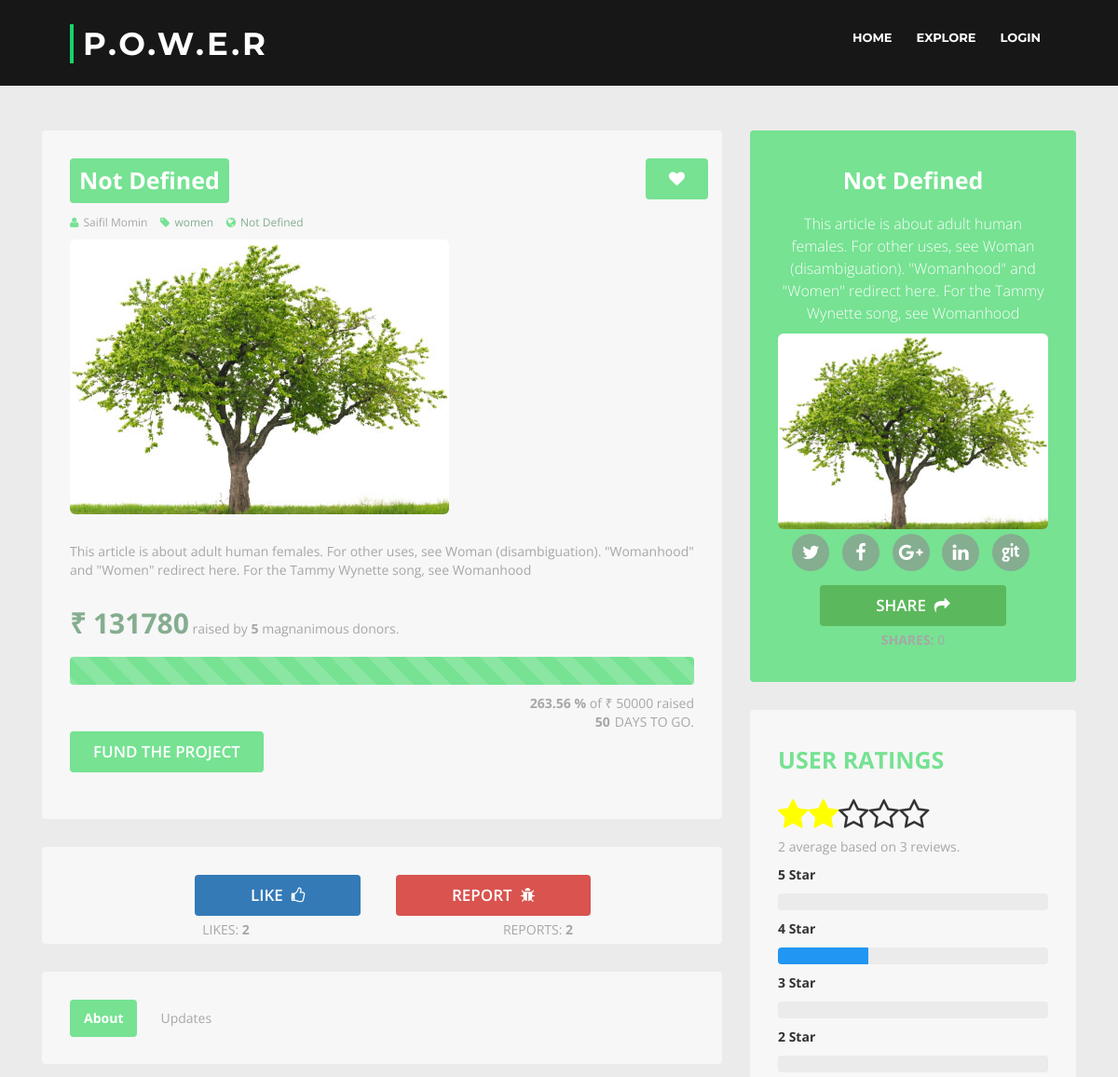
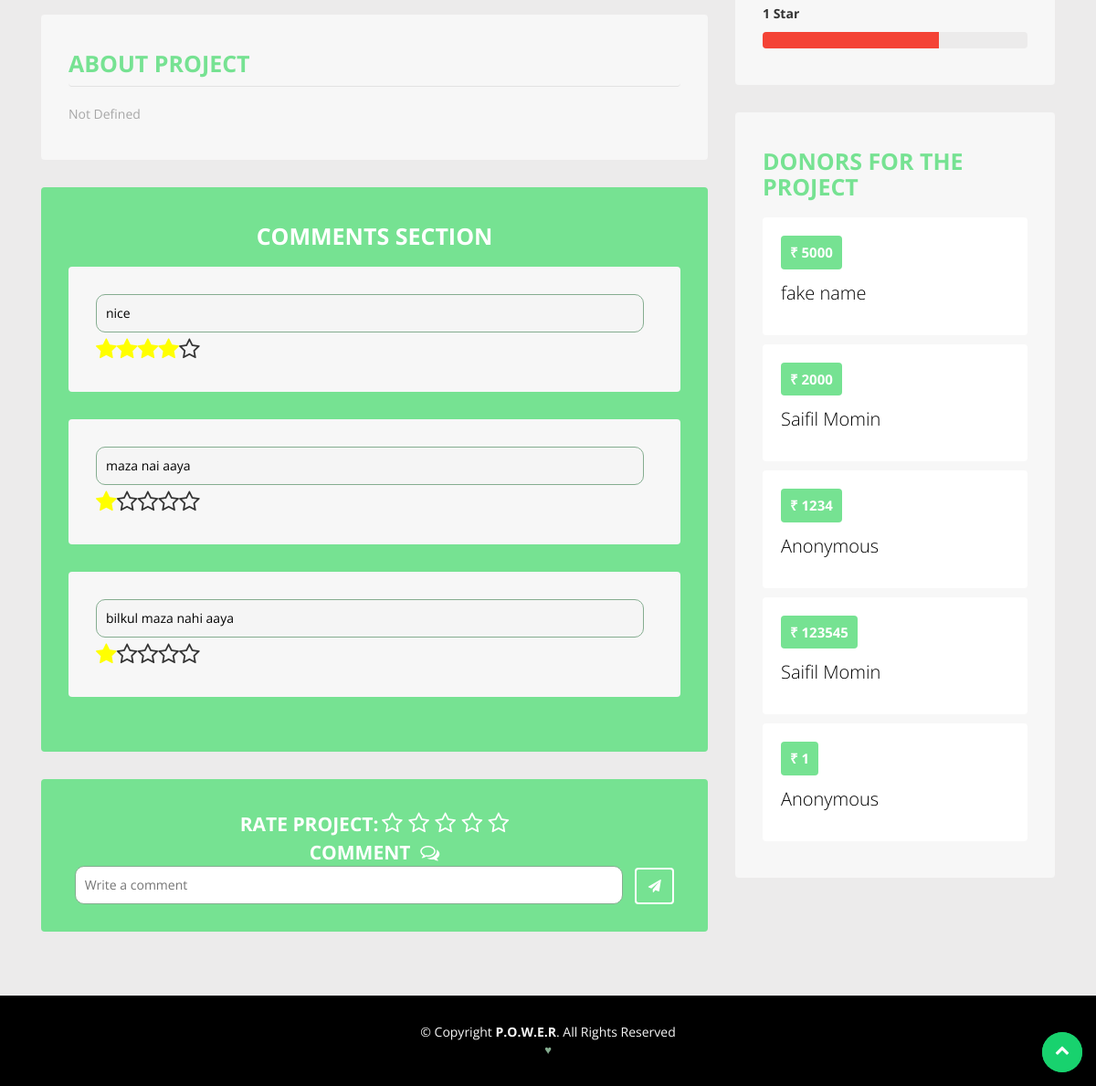
Page /project_details_both.php on the committed database (2 pictures, top to bottom).
### tables this page shows
CREATE TABLE `project` (
  `project_id` int(11) NOT NULL,
  `user_id` int(11) NOT NULL,
  `project_title` varchar(100) NOT NULL DEFAULT 'Not Defined' COMMENT 'Title of the project (max 100 characters)',
  `project_short_description` varchar(300) NOT NULL DEFAULT 'Not Defined' COMMENT 'max 300 characters',
  `project_description` varchar(2500) NOT NULL DEFAULT 'Not Defined' COMMENT 'max 2500 characters',
  `project_image` varchar(500) DEFAULT NULL,
  `project_category` varchar(100) NOT NULL,
  `project_location` varchar(100) NOT NULL COMMENT 'city of project',
  `project_state_location` varchar(100) NOT NULL,
  `project_website` varchar(500) DEFAULT NULL COMMENT 'url of the website for the project ',
  `project_funds` int(11) DEFAULT NULL COMMENT 'amount required for the  project',
  `project_people` int(11) DEFAULT NULL COMMENT 'number of people to be hired',
  `project_deadline` int(11) NOT NULL DEFAULT '0' COMMENT 'number of days for the project',
  `project_timestamp` timestamp NOT NULL DEFAULT CURRENT_TIMESTAMP,
  `project_likes` int(11) NOT NULL DEFAULT '0',
  `project_shares` int(11) NOT NULL DEFAULT '0',
  `project_reports` int(11) NOT NULL DEFAULT '0',
  `project_photo` blob NOT NULL COMMENT 'detailed image data (bits based) received from the server',
  `project_funds_received` int(11) NOT NULL DEFAULT '0',
  `project_people_hired` int(11) NOT NULL DEFAULT '0',
  `project_score` float NOT NULL,
  `project_status` int(11) NOT NULL DEFAULT '0' COMMENT '0=pending,1=verified,2=blocked',
  `bank_account_number` int(11) NOT NULL,
  `ifsc_code` varchar(11) NOT NULL
);

CREATE TABLE `comment` (
  `comment_id` int(11) NOT NULL,
  `project_id` int(11) NOT NULL,
  `comment` text NOT NULL,
  `rating` int(11) NOT NULL,
  `user_id` int(11) NOT NULL,
  `comment_score` float NOT NULL
);

CREATE TABLE `donor` (
  `donor_id` int(11) NOT NULL,
  `user_id` int(11) NOT NULL,
  `project_id` int(11) NOT NULL,
  `user_type` tinyint(4) NOT NULL COMMENT 'ind=0,org=1',
  `project_category` varchar(100) NOT NULL,
  `donation_amount` int(11) NOT NULL,
  `donation_type` int(1) NOT NULL DEFAULT '0' COMMENT 'anonymous=1 or else 0',
  `timestamp` timestamp NOT NULL DEFAULT CURRENT_TIMESTAMP,
  `flag` int(1) NOT NULL DEFAULT '0' COMMENT '0=no anomaly, 1=anomaly detected '
);

### public/project_details_both.php (the view, shortened to what this page needs)
<?php include '../includes/functions.php'; ?>
<?php include '../includes/layouts/header.php';?>
<?php
$query1="select * from project where project_id=1";
$query2="select u.user_name from user u,project p where p.user_id=u.user_id and p.project_id=1";
$query3="select * from donor where project_id=1";
$query7="select * from comment where project_id=1";
if ($result1=mysqli_query($conn,$query1))
{
	$row1=mysqli_fetch_array($result1);
}
if($result2=mysqli_query($conn,$query2)){
	$row2=mysqli_fetch_array($result2);
}
$result3=mysqli_query($conn,$query3);
$count=0;$amount=0;
while($row3 = mysqli_fetch_assoc($result3)){
	$count++;
	foreach($row3 as $key => $val){
		if($key=='donation_amount'){
			$amount=$amount+$val;
		}
	}
}
$percent=$amount*100/$row1['project_funds'];
$result6=mysqli_query($conn,$query3);
$result7=mysqli_query($conn,$query7);
?>
<head>
	<link href="assets/css/bootstrap.min.css" rel="stylesheet">
	<link href="css/project-details_style.css" rel="stylesheet">
</head>
<body>
	<div class="main-content">
		<div class="container">
			<div class="row">
				<div class="content col-md-8 col-sm-12 col-xs-12">
					<div class="section-block">
						<div class="funding-meta">
							<h1><?php echo $row1["project_title"];?></h1>
							<button class="btn btn-launch" id="favourite"><i class="fa fa-heart"></i></button>
							<span class="type-meta"><i class="fa fa-user"></i><?php echo $row2['user_name'];?></span>
							<span class="type-meta"><i class="fa fa-tag"></i><a href="#"><?php echo $row1['project_category'];?></a></span>
							<span class="type-meta"><i class="fa fa-globe"></i><a href="#"><?php echo $row1['project_website'];?></a></span>
							<div><img src="<?php echo 'UploadsImages/'.$row1['project_image'];?>" class="img-rounded img-responsive" alt="<?php echo $row1['project_title'];?>"></div>
							<p><?php echo $row1['project_short_description'];?></p>
							<h2>&#x20B9; <?php echo $amount;?> </h2>
							<span class="contribution">raised by <strong><?php echo $count;?></strong> magnanimous donors.</span>
							<div class="progress">
								<div class="progress-bar progress-bar-striped active" role="progressbar" aria-valuemin="0" aria-valuemax="100" style="width: <?php echo $percent;?>%;">
								</div>
							</div>
							<span class="goal-progress"><strong><?php echo $percent;?> %</strong> of &#x20B9; <?php echo $row1['project_funds'];?> raised</span>
						</div>
						<?php
						$date=$row1['project_timestamp'];
						$date=substr($date,0,10);
						$date=date('Y-m-d', strtotime($date.'+ '.$row1["project_deadline"].' days'));
						$today=date("Y-m-d");
						$days_left= strtotime($date) - strtotime($today);
						?>
						<span class="count-down"><strong><?php echo round($days_left/(60 * 60 * 24)); ?></strong>Days to go.</span>
						<a href="#" class="btn btn-launch">FUND THE PROJECT</a><br><br>
					</div>
					<div class="section-block" align="center">
						<div class="btn-group" role="group">
							<div class="col-sm-6"><button type="button" class="btn btn-primary share_like_report" id="like_button">LIKE &nbsp;<i class="fa fa-thumbs-o-up" aria-hidden="true"></i></button></div>
							<div class="col-sm-6"><button type="button" class="btn btn-danger share_like_report" id="report_button">REPORT &nbsp;<i class="fa fa-bug" aria-hidden="true"></i></button></div>
						</div>
							<div class="col-sm-6"><p style="margin: 5px">LIKES: <strong id="like_count"><?php echo $row1['project_likes']?></strong></p></div>
							<div class="col-sm-6"><p style="margin: 5px"> REPORTS: <strong id="report_count"><?php echo $row1['project_reports']?></strong></p></div>
					</div>
					<div class="section-block">
						<div class="section-tabs">
							<ul class="nav nav-tabs" role="tablist">
								<li role="presentation" class="active"><a href="#about" aria-controls="about" role="tab" data-toggle="tab">About</a></li>
								<li role="presentation"><a href="#updates" aria-controls="updates" role="tab" data-toggle="tab">Updates</a></li>
							</ul>
						</div>
					</div>
					<div class="section-block">
						<div class="tab-content">
							<div role="tabpanel" class="tab-pane active">
								<div class="about-information">
									<h1 class="section-title">ABOUT PROJECT</h1>
									<p><?php echo $row1['project_description']; ?></p>
								</div>
							</div>
						</div>
					</div>
					<div class="section-block summary" id="block">
						<h1 class="section-title">COMMENTS SECTION</h1>
					<?php
					$avg_rating=0;$comment_count=0;
					$star5=0;$star4=0;$star3=0;$star2=0;$star1=0;
					while($row7 = mysqli_fetch_assoc($result7)){
						$comment_count++;
						echo '<div class="section-block">';
						foreach($row7 as $key => $val){
							if($key=='rating'){
								$avg_rating=$avg_rating+$val;
								if($val==5)
									$star5++;
								elseif($val==4)
									$star4++;
								elseif($val==3)
									$star3++;
								elseif($val==2)
									$star2++;
								elseif($val==1)
									$star1++;
								echo '<br><span class="star-rating_given" style="font-size:1.75em">';
								for ($i=1; $i<=$val;$i++) {
									echo '<span class="fa fa-star"></span>';
								}
								for($i=5-$val;$i>=1;$i--)
									echo '<span class="fa fa-star-o"></span>';
								echo '</span>';
							}
							if($key=='comment')
								echo '<input class="signup-input" type="text" style="color:black" value="'.$val.'" disabled>';
						}
						echo '</div>';
					}
					$avg_rating=$avg_rating/$comment_count;
					?>
					</div>
					<div class="section-block signup">
						<div class="sign-up-form">
							<strong style="color: white; font-size: 1.5em">RATE PROJECT:</strong>
							<span class="star-rating" style="font-size:1.75em;color: white" id="post_rate">
								<span class="fa fa-star-o" data-rating="1"></span>
								<span class="fa fa-star-o" data-rating="2"></span>
								<span class="fa fa-star-o" data-rating="3"></span>
								<span class="fa fa-star-o" data-rating="4"></span>
								<span class="fa fa-star-o" data-rating="5"></span>
							</span><br>
							<strong style="color: white; font-size: 1.5em">COMMENT &nbsp;<i class="fa fa-comments-o" aria-hidden="true"></i></strong>
							<input class="signup-input" type="text" name="comment" placeholder="Write a comment" id="comment_data">
							<button class="btn btn-signup" type="submit" id="comment_button"><i class="fa fa-paper-plane"></i></button>
						</div>
					</div>
				</div>
				<div class="content col-md-4 col-sm-12 col-xs-12">
					<div class="section-block summary">
						<h1 class="section-title"><?php echo $row1['project_title'];?></h1>
						<div class="profile-contents">
							<h2 class="position"><?php echo $row1['project_short_description'];?></h2>
							<img src="<?php echo 'UploadsImages/'.$row1['project_image'];?>" class="img-rounded img-responsive" alt="<?php echo $row1['project_title'];?>">
							<ul class="list-inline">
								<li><a href="#"><i class="fa fa-twitter"></i></a></li>
								<li><a href="#"><i class="fa fa-facebook"></i></a></li>
								<li><a href="#"><i class="fa fa-google-plus"></i></a></li>
								<li><a href="#"><i class="fa fa-linkedin"></i></a></li>
								<li><a href="#"><i class="fa fa-git"></i></a></li>
							</ul>
							<button type="button" class="btn btn-success share_like_report">SHARE &nbsp;<i class="fa fa-share" aria-hidden="true"></i></button>
							<div><p style="margin: 5px"><strong> SHARES: </strong><?php echo $row1['project_shares']?></p></div>
						</div>
					</div>
					<div class="section-block">
						<h1 class="section-title">USER RATINGS</h1>
						<span class="star-rating_user" style="font-size:2.5em;">
							<?php
								for ($i=1; $i<=$avg_rating; $i++) {
									echo '<span class="fa fa-star"></span>';
								}
								for($i=5-($i-1); $i>=1; $i--)
									echo '<span class="fa fa-star-o"></span>';
							?>
						</span>
						<p><?php echo $avg_rating." average based on ".$comment_count; ?> reviews.</p>
						<strong>5 Star</strong>
						<div class="progress" style="height: 18px">
						</div>
						<strong>4 Star</strong>
						<div class="progress" style="height: 18px">
							<div class="progress-bar" role="progressbar" style="width: <?php echo $star4*100/$comment_count;?>%; background-color:#2196F3" aria-valuenow="25" aria-valuemin="0" aria-valuemax="100">
							</div>
						</div>
						<strong>3 Star</strong>
						<div class="progress" style="height: 18px">
						</div>
						<strong>2 Star</strong>
						<div class="progress" style="height: 18px">
						</div>
						<strong>1 Star</strong>
						<div class="progress" style="height: 18px">
							<div class="progress-bar" role="progressbar" style="width: <?php echo $star1*100/$comment_count;?>%; background-color:#f44336" aria-valuenow="25" aria-valuemin="0" aria-valuemax="100">
							</div>
						</div>
					</div>
					<div class="section-block">
						<h1 class="section-title">DONORS FOR THE PROJECT</h1>
						<?php
						while($row6 = mysqli_fetch_assoc($result6)){
							echo '<div class="reward-block">';
							foreach($row6 as $key => $val){
								if($key=='user_id'){
									$query5="select u.user_name from user u,donor d where d.user_id=u.user_id and d.user_id=".$val;
									$result5=mysqli_query($conn,$query5);
									$row5=mysqli_fetch_array($result5);
								}
								if($key=='donation_amount')
									echo '<h3>&#x20B9; '.$val.'</h3>';
								if($key=='donation_type'){
									if($val==1)
										echo '<h2 style="color:black">Anonymous</h2>';
									else
										echo '<h2 style="color:black">'.$row5['user_name'].'</h2>';
								}
							}
							echo "</div>";
						}
						?>
					</div>
				</div>
			</div>
		</div>
	</div>
	<a href="#" class="back-to-top"><i class="fa fa-chevron-up"></i></a>
<?php include '../includes/layouts/page_footer.php';?>

### public/css/home_style.css (style rules this page uses)
body { background: #fff; color: #666666; font-family: "Open Sans", sans-serif; }
a { color: #18d26e; transition: 0.5s; }
p { padding: 0; margin: 0 0 30px 0; }
h1, h2, h3, h4, h5, h6 { font-family: "Montserrat", sans-serif; font-weight: 400; margin: 0 0 20px 0; padding: 0; }
.back-to-top { position: fixed; display: none; background: #18d26e; color: #fff; display: inline-block; width: 44px; height: 44px; text-align: center; line-height: 1; font-size: 16px; border-radius: 50%; right: 15px; bottom: 15px; transition: background 0.5s; z-index: 11; }

### public/css/project-details_style.css (style rules this page uses)
body { background-color:#ECEBEB; font-family: 'Open Sans', sans-serif; }
p { color:#A7A7A7; }
a { color:#85AD90; }
.section-block { background-color: #F7F7F7; border-radius:4px; padding: 30px; margin-bottom:30px; }
.section-block.summary { background-color: #76e292; }
.section-block.summary h1 { color: #fff; display:block; text-align:center; }
.section-block.signup { background-color: #76e292; }
.section-block h1 { margin-top:0; }
.section-title { color: #76e292; border-radius: 4px; display: table; padding: 10px 0px; font-size: 25px; font-weight:700; }
.main-content { padding:40px 0px; }
.profile-contents { margin: 0 auto; text-align: center; }
.profile-contents h2 { color:#FFF; font-size: 16px; line-height: 1.5; font-weight:300; margin-top: 5px; margin-bottom: 10px; }
.profile-contents ul li { padding:0; margin:5px; }
.profile-contents ul li a { background-color: #85AD90; color: #FFF; height: 40px; width: 40px; display: inline-block; text-align: center; -webkit-border-radius: 50%; -moz-border-radius: 50%; -ms-border-radius: 50%; -o-border-radius: 50%; }
.profile-contents ul li a i.fa { font-size: 20px; margin-top: 10px; }
.funding-meta h1 { background: #76e292; color: #fff; border-radius: 4px; display: table; padding: 10px; font-size: 25px; font-weight:700; }
.type-meta { color:#A7A7A7; font-size: 12px; display: inline-block; margin: 0px 10px 10px 0px; }
.type-meta i.fa { color:#76e292; margin-right:5px; }
.funding-meta h2 { font-weight:700; }
.funding-meta p { color: #A7A7A7; margin: 30px 0px 10px 0px; }
.funding-meta h2, .funding-meta span.contribution { display:inline-block; color: #85AD90; }
.funding-meta span.contribution, .funding-meta span.goal-progress { color: #A7A7A7; }
.funding-meta span.goal-progress { text-align:right; display: block; }
.count-down { display: block; color: #A7A7A7; text-align: right; text-transform: uppercase; }
.count-down strong { padding-right:5px; }
.progress-bar { background-color: #76e292; box-shadow:none; }
.progress { height: 30px; background-color: #ECEBEB; box-shadow:none; margin: 10px 0px 10px 0px; }
.reward-block { position:relative; background-color: #fff; border-radius: 4px; padding: 20px; margin-bottom:10px; }
.reward-block h3 { background: #76e292; color: #fff; font-size: 15px; font-weight: 700; margin: 0px 0px 10px 0px; padding: 10px; display: table; border-radius: 4px; }
.reward-block h2 { font-size: 20px; font-weight: 300; color: #76e292; margin: 15px 0px; }
.sign-up-form { text-align: center; }
.signup-input { width: 100%; border: 0.25px solid #85AD90; padding: 10px; border-radius: 10px; max-width: 600px; }
.nav-tabs { border:0; }
.nav-tabs>li.active>a, .nav-tabs>li.active>a:focus, .nav-tabs>li.active>a:hover { color: #FFF; background-color: #76e292; border: 0; border-radius: 4px; font-weight:700; }
.nav-tabs>li>a, .nav-tabs>li>a:hover { border:0; margin-right: 10px; color:#A7A7A7; }
.tab-content .section-title { margin-bottom: 20px; border-bottom: 1px solid #E2E2E2; display: block; }
.btn { border:0; }
.btn.btn-launch { background-color: #76e292; color: #FFF; font-size: 17px; font-weight: 600; padding: 10px 25px; }
.btn.btn-signup { background-color: #76e292; color: #fff; height: 40px; width: 43px; margin-left: 10px; border: 2px solid #fff; text-align: center; }
.btn, input { outline:none; }

### public/project_details_both.php (style rules this page uses)
.share_like_report { color: #FFF; font-size: 17px; font-weight: 600; padding: 10px 60px; }
#favourite { position:absolute; top:30px; right:30px; }
.star-rating_given .fa-star { color: yellow; }
.star-rating_user .fa-star { color: yellow; }

### rows in the picture
project: project_title "Not Defined", project_category "women", project_website "Not Defined", project_image (picture), project_short_description "This article is about adult human females. For other uses, see Woman (disambiguation). \"Womanhood\" and \"Women\" redirect here. For the Tammy Wynette song, see Womanhood", project_funds "263.56", project_funds "50000", $days_left/(60 * 60 * 24) "50", project_likes "2", project_reports "2", project_description "Not Defined"
comment: comment "nice", rating 4 (drawn)
comment: comment "maza nai aaya", rating 1 (drawn)
comment: comment "bilkul maza nahi aaya", rating 1 (drawn)
donor: donation_amount "5000", user_name "fake name"
donor: donation_amount "2000", user_name "Saifil Momin"
donor: donation_amount "1234", donation_type "Anonymous"
donor: donation_amount "123545", user_name "Saifil Momin"
donor: donation_amount "1", donation_type "Anonymous"

### other values in the picture
$row2['user_name'] "Saifil Momin"
$amount "131780"
$count "5"
$avg_rating "2"
$comment_count "3"
